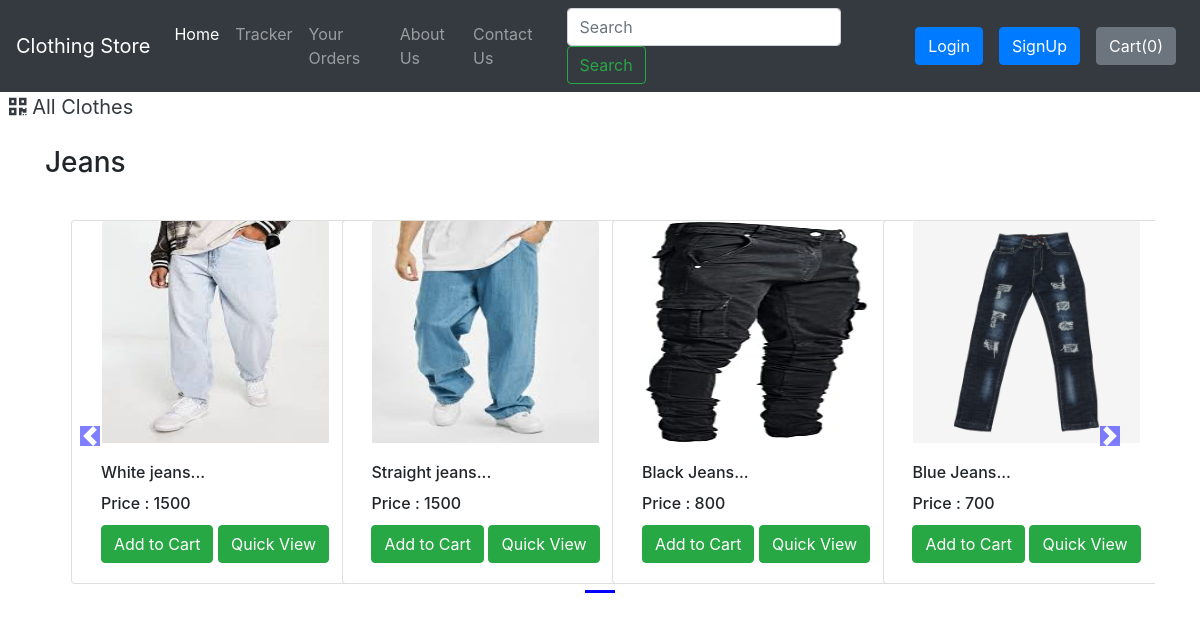
/shop/search/?search=Jeans, run on the app's committed database.
### shop/models.py (models this page shows, shortened)
class Product(models.Model):
    product_id = models.AutoField
    product_name = models.CharField(max_length=50)
    category = models.CharField(max_length=50, default="")
    price = models.IntegerField(default=0)
    desc= models.CharField(max_length=200)
    image = models.ImageField(upload_to="shop/images", default="")

### shop/views.py (the view)
def search(request):
    query = request.GET.get('search')
    allProds = []
    catprods = Product.objects.values('category', 'id')
    cats = {item['category'] for item in catprods}
    for cat in cats:
        prodtemp = Product.objects.filter(category=cat)
        prod = [item for item in prodtemp if searchMatch(query, item)]
        n = len(prod)
        nSlides = n // 4 + ceil((n / 4) - (n // 4))
        if len(prod) != 0:
            allProds.append([prod, range(1, nSlides), nSlides])
    darshan = {'allProds': allProds, "msg": ""}
    if len(allProds) == 0 or len(query) < 3:
        darshan = {'msg': "No item available. Please make sure to enter relevant search query"}
    return render(request, 'shop/search.html', darshan)

### shop/views.py (called while the page is built)
def searchMatch(query, item):
    if query in item.product_name.lower() or query in item.category.lower() or  query in item.product_name or query in item.category or query in item.product_name.upper() or query in item.category.upper():
        return True
    else:
        return False

### shop/templates/shop/search.html (shortened to what this page needs)
{% extends 'shop/basic.html' %}
  {% block body %}
  {% load static %}
<div>&nbsp;
    <a href="/shop" class="active text-dark"  style="font-size:20px;">
      <i class="fas fa-qrcode"></i>
      <span>All Clothes</span>
    </a>
</div>
<div class="container" id="cont">
    {% for product, range, nSlides in allProds %}
    <h3 class="my-4">{{product.0.category}}</h3>
    <div class="row">
        <div id="demo{{forloop.counter}}" class="col carousel slide my-3" data-ride="carousel">
            <ul class="carousel-indicators">
                <li data-target="#demo{{forloop.counter}}" data-slide-to="0" class="active"></li>
            </ul>
            <div class="container carousel-inner no-padding">
                <div class="carousel-item active">
                    {% for i in product %}
                    <div class="col-xs-3 col-sm-3 col-md-3">
                        <div class="card align-items-center" style="width: 18rem;">
                            <img src='/media/{{i.image}}' class="card-img-top" alt="...">
                            <div class="card-body">
                                <h6 class="card-title" id="namepr{{i.id}}">{{i.product_name|slice:"0:20"}}...</h6>
                                 <h6 class="card-title" >Price : <span id="pricepr{{i.id}}">{{i.price}}</span></h6>
                                <span id="divpr{{i.id}}" class="divpr">
                                    <button id="pr{{i.id}}" class="btn btn-success cart">Add to Cart</button>
                                </span>
                                <a href="/shop/productView/{{i.id}}"> <button id="qv{{i.id}}" class="btn btn-success cart">Quick View</button> </a>
                            </div>
                        </div>
                    </div>
                    {% endfor %}
                </div>
            </div>
        </div>
        <a class="carousel-control-prev" href="#demo{{forloop.counter}}" data-slide="prev">
            <span class="carousel-control-prev-icon"></span>
        </a>
        <a class="carousel-control-next" href="#demo{{forloop.counter}}" data-slide="next">
            <span class="carousel-control-next-icon"></span>
        </a>
    </div>
    {% endfor %}
</div>
{% endblock %}

### shop/templates/shop/basic.html (shortened to what this page needs)
<!doctype html>
<html lang="en">
  <head>
    <link rel="stylesheet" href="https://stackpath.bootstrapcdn.com/bootstrap/4.2.1/css/bootstrap.min.css">
    <link rel="stylesheet" href="https://stackpath.bootstrapcdn.com/bootstrap/4.3.1/css/bootstrap.min.css">
    <link rel="stylesheet" href="https://use.fontawesome.com/releases/v5.8.2/css/all.css">
  </head>
  <body>
    <nav class="navbar navbar-expand-lg navbar-dark bg-dark">
      <a class="navbar-brand" href="/shop">Clothing Store</a>
      <div class="collapse navbar-collapse" id="navbarSupportedContent">
        <ul class="navbar-nav mr-auto">
          <li class="nav-item active">
            <a class="nav-link" href="/shop">Home <span class="sr-only">(current)</span></a>
          </li>
          <li class="nav-item">
            <a class="nav-link" href="/shop/tracker">Tracker</a>
          </li>
          <li class="nav-item">
            <a class="nav-link" href="/shop/orderView/">Your Orders</a>
          </li>
          <li class="nav-item">
            <a class="nav-link" href="/shop/about">About Us</a>
          </li>
          <li class="nav-item">
            <a class="nav-link" href="/shop/contact">Contact Us</a>
          </li>
        </ul>
        <form method="get" action="/shop/search" class="form-inline my-2 my-lg-0 mx-3">
          <input class="form-control mr-sm-2" type="search" name="search" id="search" placeholder="Search" aria-label="Search" required>
          <button class="btn btn-outline-success my-2 my-sm-0" type="submit">Search</button>
        </form>
        {% if user.is_authenticated %}
        <ul class="navbar-nav mr-2">
          <li class="nav-item dropdown">
            <a class="nav-link dropdown-toggle" href='#' id="navbarDropdown" role="button" data-toggle="dropdown"> Welcome {{request.user}}</a>
            <div class="dropdown-menu" aria-labelledby="navbarDropdown">
              <a class="dropdown-item" href="/shop/logout/">Logout</a>
            </div>
          </li>
        </ul>
        {% else %}
        <button type="button" class="btn btn-primary mx-2" data-toggle="modal" data-target="#loginModal">Login</button>
        <button type="button" class="btn btn-primary mx-2" data-toggle="modal" data-target="#signupModal">SignUp</button>
        {% endif %}
        <button type="button" class="btn btn-secondary mx-2" id="popcart" data-container="body" data-html="true" data-toggle="popover" title="MyCart" data-placement="bottom" data-content="Bottom popover">
          Cart(<span id="cart">0</span>)
        </button>
      </div>
    </nav>
    {% block body %} {% endblock %}
  </body>
</html>

### data on the page
Product: category "Jeans", image (picture), product_name "White jeans", price "1500"
Product: image (picture), product_name "Straight jeans", price "1500"
Product: image (picture), product_name "Black Jeans", price "800"
Product: image (picture), product_name "Blue Jeans", price "700"
